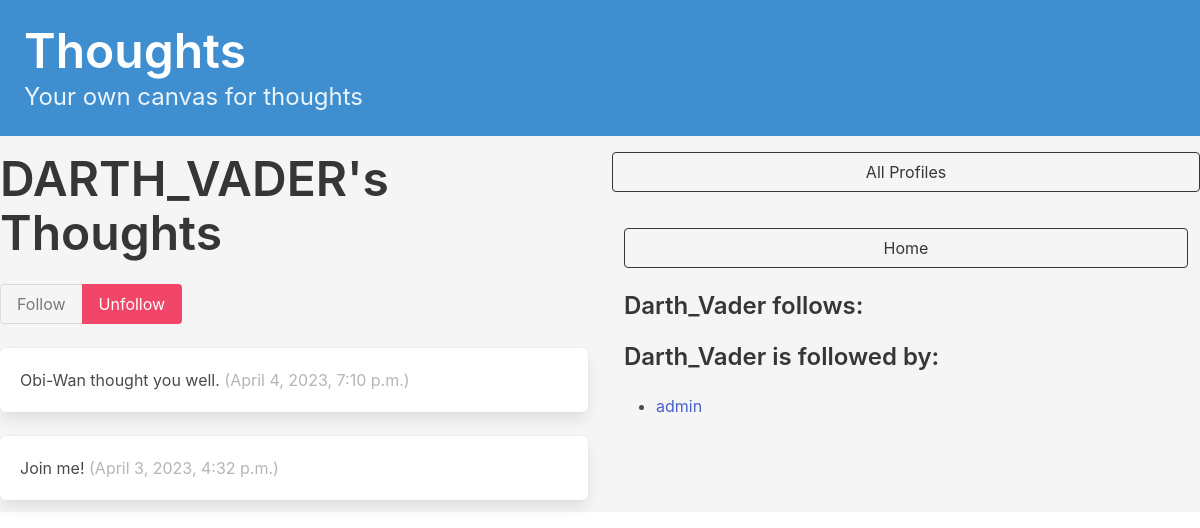
The page /profile/2 (signed in) on the database as committed earlier.
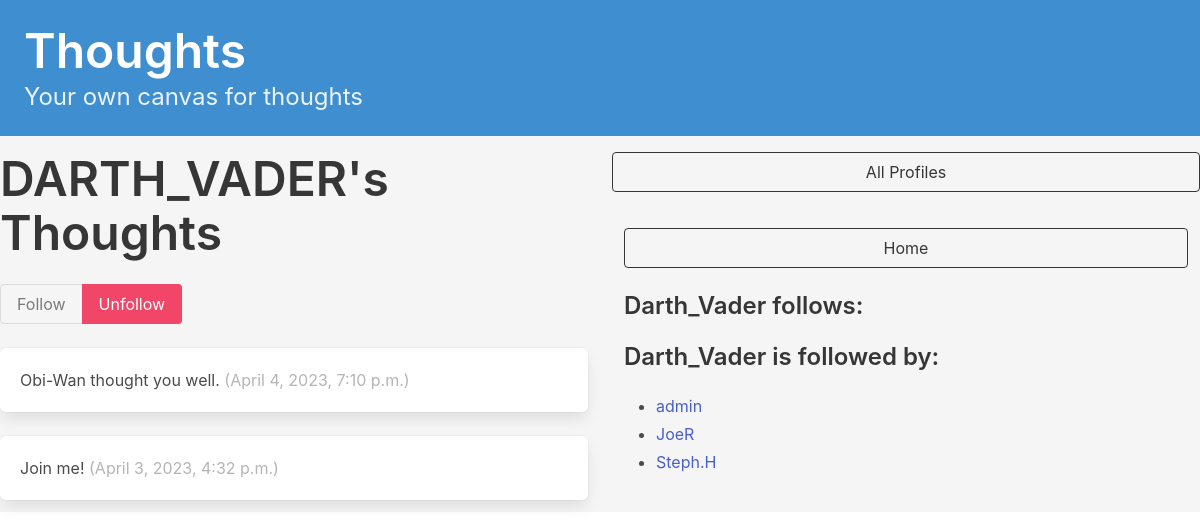
The same page on the database as committed later.
### socialapp/models.py (models this page shows, shortened)
class Thought(models.Model):
    profile = models.ForeignKey(
        Profile, related_name="thoughts", on_delete=models.DO_NOTHING)
    body = models.CharField(max_length=200)
    created_at = models.DateTimeField(auto_now_add=True)
    user = Profile
    class Meta:
        ordering = ['-created_at']

class Profile(models.Model):
    user = models.OneToOneField(User, on_delete=models.CASCADE)
    follows = models.ManyToManyField(
        'self',
        related_name='followed_by',
        symmetrical=False,
        blank=True
    )
    def __str__(self):
        return self.user.username

### socialapp/views.py (the view, shortened to what this page needs)
# urls.py: path('profile/<int:pk>', profile, name='profile'),
def profile(request, pk):
    if not hasattr(request.user, 'profile'):
        missing_profile = Profile(user=request.user)
        missing_profile.save()
    profile = Profile.objects.get(pk=pk)
    return render(request, 'socialapp/profile.html', {'profile': profile})

### socialapp/templates/socialapp/profile.html (shortened to what this page needs)
{% extends "index.html" %}
{% block content %}
<div class="column">
    <div class="block">
        <h1 class="title is-1">{{ profile.user.username|upper }}'s Thoughts</h1>
        {% if not request.user.is_authenticated or profile.user != request.user %}
        <form method="post">
            <div class="buttons has-addons">
                {% if profile in user.profile.follows.all %}
                <button class="button is-info is-static">Follow</button>
                <button class="button is-danger" name="follow" value="unfollow">Unfollow</button>
                {% else %}
                <button class="button is-info" name="follow" value="follow">Follow</button>
                <button class="button is-danger is-static">Unfollow</button>
                {% endif %}
            </div>
        </form>
        {% endif %}
    </div>
    <div class="content">
        {% for thoughts in profile.thoughts.all %}
        <div class="box">
            {{ thoughts.body }}
            <span class="is-small has-text-grey-light">({{ thoughts.created_at }})</span>
        </div>
        {% endfor %}
    </div>
</div>
<div class="column is-one-fluid">
    <div class="block">
        <a href="{% url 'socialapp:list_of_profiles' %}">
            <button class="button is-dark is-outlined is-fullwidth">All Profiles</button>
        </a>
    </div>
    <div class="column is-one-fullwidth">
        <div class="block">
            <a href="{% url 'socialapp:dashboard' %}">
                <button class="button is-dark is-outlined is-fullwidth">Home</button>
            </a>
        </div>
        <div class="block">
            <h3 class="title is-4">{{ profile.user.username }} follows:</h3>
        </div>
        <div class="block">
            <h3 class="title is-4">{{ profile.user.username }} is followed by:</h3>
            <div class="content">
                <ul>
                    {% for follower in profile.followed_by.all %}
                    <li>
                        <a href="{% url 'socialapp:profile' follower.id %} ">{{ follower }}</a>
                    </li>
                    {% endfor %}
                </ul>
            </div>
        </div>
    </div>
</div>
{% endblock content %}

Rows that differ between the two databases and show on the page:
added Profile: user.username "JoeR"
added Profile: user.username "Steph.H"
